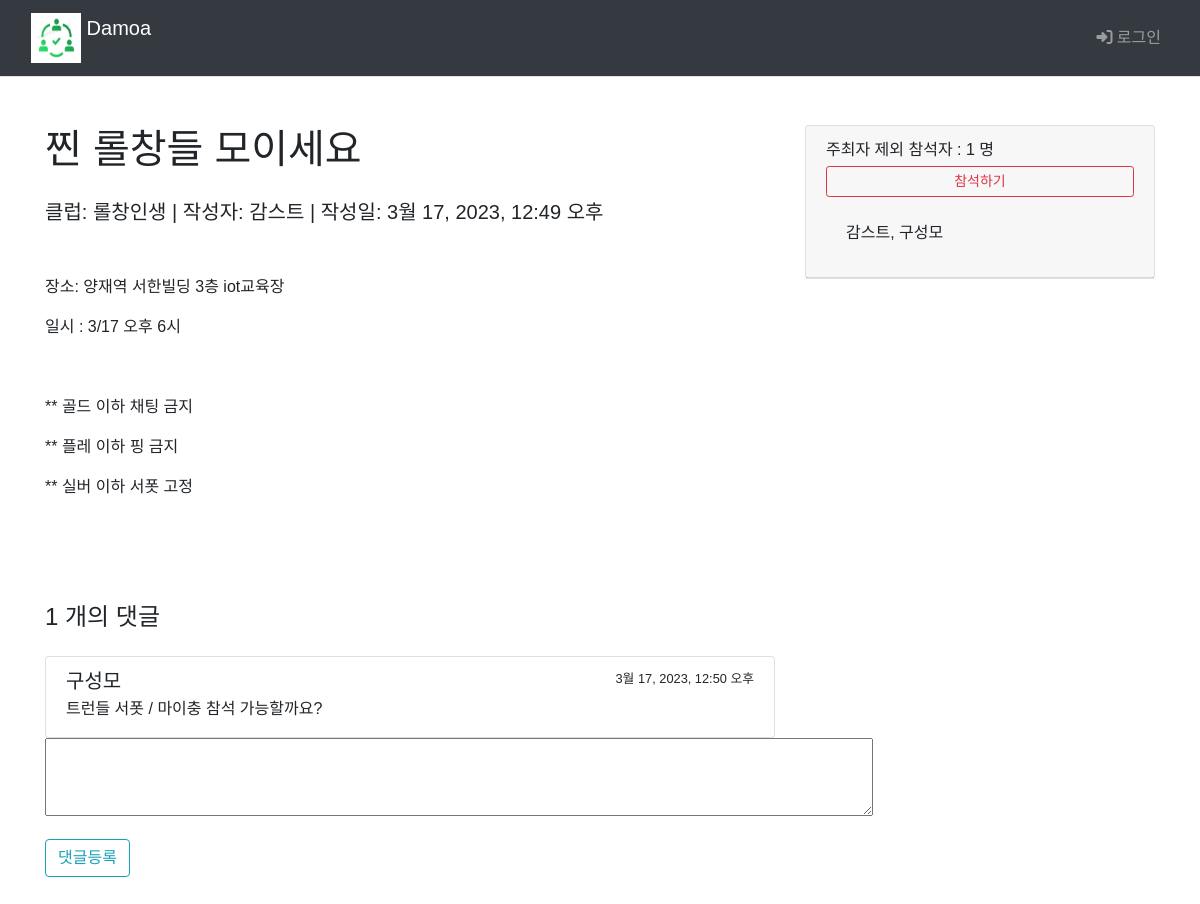
/main/board_list/324/, run on the app's committed database.
### main/models.py (models this page shows, shortened)
class Board(models.Model):
    club = models.ForeignKey(Club, on_delete=models.CASCADE)
    author = models.ForeignKey(settings.AUTH_USER_MODEL, on_delete=models.CASCADE, default=1, null=True, related_name='author_board')
    subject = models.CharField('제목', max_length = 200,
                               help_text='게시글의 제목을 한 줄로 작성하세요.')
    content = models.TextField('내용', help_text='내용을 상세히 작성하세요.')
    create_date = models.DateTimeField('생성일')
    modify_date = models.DateTimeField(null=True, blank=True)
    voter=models.ManyToManyField(settings.AUTH_USER_MODEL, related_name='voter_board')
    event_date = models.DateTimeField('모임일',null=True, blank=True)

class Club(models.Model):
    class category(models.TextChoices):
        from django.utils.translation import gettext_lazy as _
        COOK = 'CK', _('Cook')
        CULTURE = 'CT', _('Culture')
        GAME = 'GA', _('Game')
        LANGUAGE = 'LA', _('Language')
        MUSIC = 'MU', _('Music')
        OUTDOOR = 'OD', _('Outdoor')
        SPORTS = 'SP', _('Sports')
    category = models.CharField(
        max_length=10,
        choices = category.choices,
        null=True
    )
    name=models.TextField('클럽이름')
    author = models.ForeignKey(settings.AUTH_USER_MODEL, on_delete=models.CASCADE, default=1, null=True, related_name='author_club')

class Reply(models.Model):
    board = models.ForeignKey(Board, on_delete=models.CASCADE)
    author = models.ForeignKey(settings.AUTH_USER_MODEL, on_delete=models.CASCADE, default=1, null=True)
    content = models.TextField()
    create_date = models.DateTimeField('생성일')
    modify_date = models.DateTimeField(null=True, blank=True)

### common/models.py (models this page shows)
class CustomUser(AbstractBaseUser, PermissionsMixin) :
    username = models.CharField(max_length = 15, unique=True)
    email = models.EmailField(blank=True, unique=True, default='')
    name = models.CharField(max_length=15)
    age = models.IntegerField()
    ad = models.CharField(max_length=50)
    is_active = models.BooleanField(default=True)
    is_superuser = models.BooleanField(default=True)
    is_staff = models.BooleanField(default=True)
    date_joined = models.DateTimeField(default=timezone.now)
    last_login = models.DateTimeField(blank=True, null=True)
    objects = CustomUserManager()
    USERNAME_FIELD = 'username'
    REQUIRED_FIELDS = ['email', 'name', 'age', 'ad']
    class Meta :
        ordering = ['-date_joined']
        verbose_name = 'User'
        verbose_name_plural = 'User'

### main/views.py (the view)
# urls.py: path('main/board_list/<int:board_id>/', views.detail, name='detail'),
def detail(request, board_id):
    board=get_object_or_404(Board, pk=board_id)
    context={'board':board}
    return render(request, 'main/board_detail.html',context)

### templates/main/board_detail.html (shortened to what this page needs)
{% extends 'base.html' %}
{% block content %}
  <div class="container py-5">
    <div class="row">
      <div class="col-lg-8">
        <h1 class="mb-4">
          {{ board.subject }}</h1>
        <div class="lead mb-5">
          클럽:
          {{ board.club.name }}
          | 작성자:
          {{ board.author.name }}
          {% if board.modify_date %}
            | 수정일:
            {{ board.modify_date }}
            {%else%}
            | 작성일:
            {{ board.create_date }}
          {% endif %}
          <br>
        </div>
        {% autoescape off %}
        <p>{{ board.content|safe }}</p>
        {% endautoescape %}
        <div class="row">
          <div class="col-lg-12">
            <h4 class="mt-5 mb-4">{{board.reply_set.count}}
              개의 댓글</h4>
            <div class="list-group">
              {% for reply in board.reply_set.all %}
                <div class="list-group-item">
                  <div class="d-flex w-100 justify-content-between">
                    <h5 class="mb-1">{{ reply.author.name }}</h5>
                    {% if reply.modify_date %}
                      <small>
                        {{ reply.modify_date }}(수정)</small>
                      {%else%}
                      <small>{{ reply.create_date }}</small>
                    {% endif %}
                  </div>
                  <p class="mb-1">{{reply.content}}</p>
                </div>
              {% endfor %}
            </div>
          </div>
        </div>
        <form action="{%url 'main:reply_create' board.id%}" method="post">
          <div class="form-group">
            <textarea name="content" id="content" cols="87%" rows="3"></textarea>
          </div>
          <input type="submit" value="댓글등록" class="btn btn-outline-info">
        </form>
      </div>
      <div class="col-lg-4">
        <div class="card">
          <div class="card-header">
            주최자 제외 참석자 :
            {{board.voter.count}}
            명
            {%if request.user in board.voter.all %}
              <a href="#" data-uri="{%url 'main:vote_board' board.id %}" class="recommend1 btn btn-sm btn-outline-danger btn-block my-1">참석취소</a>
              {%else%}
              <a href="#" data-uri="{%url 'main:vote_board' board.id %}" class="recommend btn btn-sm btn-outline-danger btn-block my-1">참석하기</a>
              {%endif%}
              <div class="card-body">
                {{board.author.name}},
                {% for voter in board.voter.all %}
                  {{ voter.name }}
                  {% empty %}
                  외 참석한 사람이 아직 없습니다.
                {% endfor %}
              </div>
            </div>
          </div>
        </div>
      </div>
    </div>
{% endblock %}

### static/style.css (style rules this page uses)
* { font-family: 'Noto Sans KR', sans-serif; }

### data on the page
Board: subject "찐 롤창들 모이세요", club.name "롤창인생", author.name "감스트", create_date "3월 17, 2023, 12:49 오후", content "장소: 양재역 서한빌딩 3층 iot교육장 일시 : 3/17 오후 6시 ** 골드 이하 채팅 금지 ** 플레 이하 핑 금지 ** 실버 이하 서폿 고정", reply_set.count "1", voter.count "1"
Reply: author.name "구성모", create_date "3월 17, 2023, 12:50 오후", content "트런들 서폿 / 마이충 참석 가능할까요?"
CustomUser: name "구성모"
